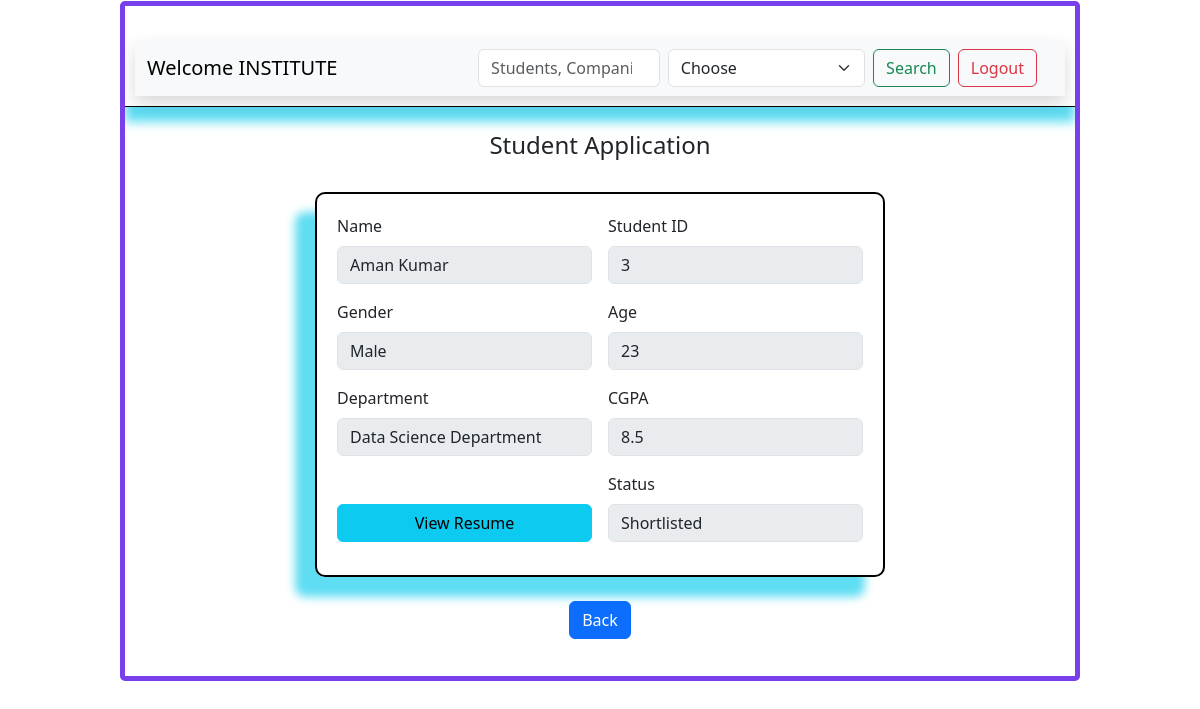
/admin/application/status/1/1 (signed in), run on the app's committed database.
### application/models.py (models this page shows)
class User(db.Model) :
    id = db.Column(db.Integer, primary_key=True)
    username = db.Column(db.String(150), unique=True, nullable=False)
    email = db.Column(db.String(100), unique=True, nullable=False)
    password = db.Column(db.String(150), nullable=False)
    role = db.Column(db.String(20), nullable=False)    # 'admin', 'student', 'company'
    is_active = db.Column(db.Boolean, default=True)
    age = db.Column(db.Integer)
    gender = db.Column(db.String(20))
    department = db.Column(db.String(100))
    cgpa = db.Column(db.Float)
    resume = db.Column(db.String(200))
    brief = db.Column(db.Text)
    headquarter = db.Column(db.String(200))
    website = db.Column(db.String(200))
    hr_contact = db.Column(db.String(150))
    is_approved = db.Column(db.Boolean, default=False)
    applications = db.relationship('Application', backref='student', cascade='all, delete')  #If student is deleted -> applications also deleted.
    drives = db.relationship('PlacementDrive', backref='company', cascade="all, delete")     #If company is deleted -> drives also deleted

class Application(db.Model) :
    id = db.Column(db.Integer, primary_key=True)
    student_id = db.Column(db.Integer, db.ForeignKey('user.id'), nullable=False)
    drive_id = db.Column(db.Integer, db.ForeignKey('placement_drive.id'), nullable=False)
    application_date = db.Column(db.Date)
    status = db.Column(db.String(50), default='Applied')           # 'Applied', 'Shortlisted', 'Selected', 'Rejected'
    remarks = db.Column(db.Text)
    __table_args__ = (db.UniqueConstraint('student_id', 'drive_id', name='unique_application'),)     #to prevent duplicate applications

### application/controllers.py (the view)
@app.route("/admin/application/status/<int:app_id>/<int:drive_id>")
def ad_std_status(app_id, drive_id) :
        if 'user_id' not in session or session.get('role') != 'admin':
            return redirect(url_for('login'))
        this_user = User.query.get(session['user_id'])
        drive = PlacementDrive.query.get(drive_id)
        application = Application.query.get(app_id)
        return render_template("admins_app_status.html", this_user=this_user, drive=drive, application=application)

### templates/admins_app_status.html (shortened to what this page needs)
<!DOCTYPE html>
<html lang="en">
<head>
    <link rel="stylesheet" href="{{ url_for('static', filename='style.css') }}">
    <link href="https://cdn.jsdelivr.net/npm/bootstrap@5.3.8/dist/css/bootstrap.min.css"
    rel="stylesheet">
</head>
<body>
    <div id="main">
        <div id="canvas"><br>
            <div id="top">
                <nav class="navbar navbar-expand-lg bg-body-tertiary shadow">
                    <div class="container-fluid">
                        <a class="navbar-brand">Welcome {{this_user.username}}</a>
                        <div class="collapse navbar-collapse" id="navbarSupportedContent">
                            <ul class="navbar-nav ms-auto mb-2 mb-lg-0">
                                <form class="d-flex" method="GET" action="{{ url_for('search') }}">
                                    <input class="form-control me-2" type="search" placeholder="Students, Companies" aria-label="Search" name="search">
                                    <select class="form-select me-2" aria-label="Default select example" name='key'>
                                        <option selected>Choose</option>
                                    </select>
                                    <input class="btn btn-outline-success" type="submit" value="Search">
                                </form>
                                <li class="nav-item mx-2">
                                    <a class="btn btn-outline-danger me-2" href="{{ url_for('logout') }}">Logout</a>
                                </li>
                            </ul>
                        </div>
                    </div>
                </nav>
            </div><br>
            <div class="text-center">
                <h4>Student Application</h4><br>
            </div>
            <div id="inside-content">
                <form action="{{ url_for('std_status', app_id=application.id, drive_id=application.drive_id) }}" class="row g-3">
                    <div class="col-md-6">
                        <label for="name" class="form-label">Name</label>
                        <input type="text" class="form-control" value="{{ application.student.username }}" aria-label="Disabled input example" disabled readonly>
                    </div>
                        <div class="col-md-6">
                        <label for="id" class="form-label">Student ID</label>
                        <input type="text" class="form-control" value="{{ application.student.id }}" aria-label="Disabled input example" disabled readonly>
                    </div>
                    <div class="col-md-6">
                        <label for="gender" class="form-label">Gender</label>
                        <input type="text" class="form-control" value="{{ application.student.gender }}" aria-label="Disabled input example" disabled readonly>
                    </div>
                    <div class="col-md-6">
                        <label for="age" class="form-label">Age</label>
                        <input type="text" class="form-control" value="{{ application.student.age }}" aria-label="Disabled input example" disabled readonly>
                    </div>
                    <div class="col-md-6">
                        <label for="department" class="form-label">Department</label>
                        <input type="text" class="form-control" value="{{ application.student.department }}" aria-label="Disabled input example" disabled readonly>
                    </div>
                    <div class="col-md-6">
                        <label for="cgpa" class="form-label">CGPA</label>
                        <input type="text" class="form-control" value="{{ application.student.cgpa }}" aria-label="Disabled input example" disabled readonly>
                    </div>
                    <div class="col-md-6 d-flex align-items-end">
                        <a href="{{ application.student.resume }}" target="_blank" class="btn btn-info w-100">
                            View Resume
                        </a>
                    </div>
                    <div class="col-md-6">
                        <label for="status" class="form-label">Status</label>
                        <input type="text" class="form-control" value="{{ application.status }}" aria-label="Disabled input example" disabled readonly>
                    </div><br>
                </form>
            </div><br>
            <div class="text-center">
                <a href="{{ url_for('admin') }}" class="btn btn-primary">
                    Back
                </a>
            </div>
        </div>
    </div>
</body>
</html>

### static/style.css (style rules this page uses)
* { margin:0px; }
#main { margin-top: 1px; }
#canvas { border: 5px solid rgb(119, 64, 236); width:80%; height: 680px; margin:auto; overflow-y: auto; border-radius: 5px; }
#top { position: sticky; top: 0; background-color: white; z-index: 100; padding: 10px; border-bottom: 1px solid black; box-shadow: 0px 15px 10px rgb(95, 221, 243); }
#inside-content { border: 2px solid black; border-radius: 10px; width: 80%; height: 360px; margin: auto; padding: 15px; overflow-y: auto; box-shadow: -20px 20px 10px rgb(95, 221, 243); }

### templates/admins_app_status.html (style rules this page uses)
#inside-content { margin-top: 0px; padding: 20px; height:385px; width: 60%; }

### data on the page
User: username "INSTITUTE"
User: student.username "Aman Kumar", student.id "3", student.gender "Male", student.age "23", student.department "Data Science Department", student.cgpa "8.5"
Application: status "Shortlisted"
